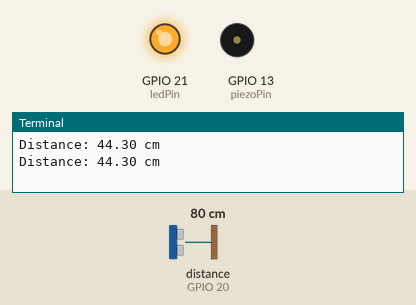
Recording of a program running on a simulated Raspberry Pi (BCM pin numbers). On the bench: output pins drawn as LEDs (lit = HIGH), buzzer (waves = sounding), the last lines printed to the terminal. Dashed ring = blinking. The test bench sets the inputs (shaded band); at power-on: distance to the obstacle (sensor on GPIO 20) 80 cm. The echo pulse lasts 58.3 µs per cm; the clock reads 2024-03-15 10:24:30 at power-on unless the program sets it; pins used as bus, display or sensor lines are not drawn.

Above: at 1.2 s.
1.3 s: distance to the obstacle (sensor on GPIO 20) set to 60 cm
3.4 s: distance to the obstacle (sensor on GPIO 20) set to 52 cm
At 4.9 s:
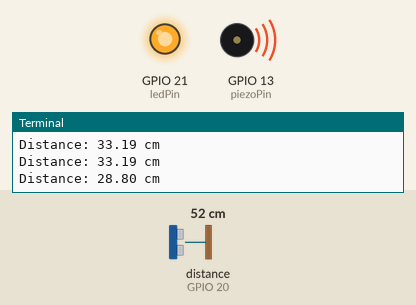
7.7 s: distance to the obstacle (sensor on GPIO 20) set to 11 cm
10.3 s: distance to the obstacle (sensor on GPIO 20) set to 8 cm
At 14.5 s:
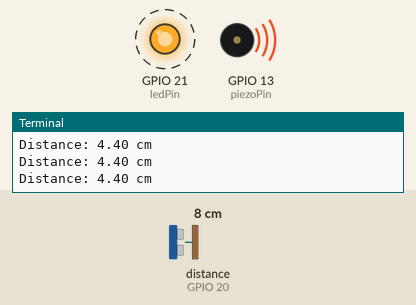
14.6 s: distance to the obstacle (sensor on GPIO 20) set to 18 cm
At 16.5 s:
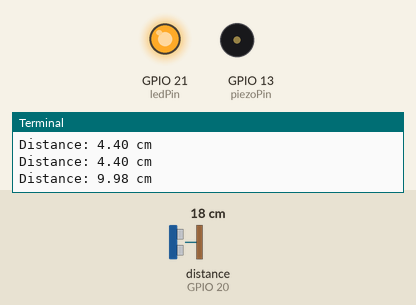
18.9 s: distance to the obstacle (sensor on GPIO 20) set to 2 cm
At 21.1 s:
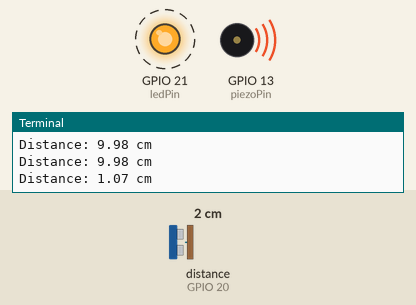
Timing chart, 0 to 24.2 s (numbered marks = the images above; inputs shaded):
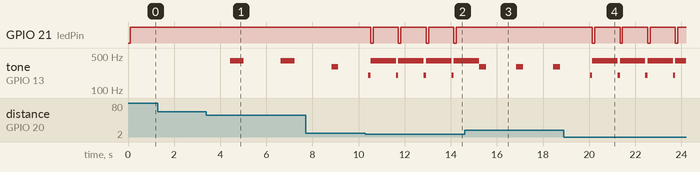

Measured:
- the behaviour switches between 55 and 54 cm on distance to the obstacle (sensor on GPIO 20) (found by bisection; images 0 and 1)
- the behaviour switches between 10 and 9 cm on distance to the obstacle (sensor on GPIO 20) (found by bisection; images 1 and 2)
- after the input at 3.4 s, tone on GPIO 13 (piezoPin): alternates 400 Hz for 0.60 s and silent for 1.6 s, starting after 1.0 s
- after the input at 10.3 s, GPIO 21 (ledPin): alternates HIGH for 1.1 s and LOW for 0.10 s, starting after 0.23 s
- after the input at 14.6 s, GPIO 21 (ledPin): stops changing and stays HIGH; tone on GPIO 13 (piezoPin): alternates 300 Hz for 0.30 s and silent for 1.3 s, starting after 0.64 s
- after the input at 18.9 s, GPIO 21 (ledPin): alternates HIGH for 1.1 s and LOW for 0.10 s, starting after 1.2 s; tone on GPIO 13 (piezoPin): alternates 400 Hz for 1.1 s and 200 Hz for 0.10 s, starting after 1.1 s

The program:

ultra01.py
```python
# date : 2024-06-21
# file : ultra01.py
# desc : Ultra 초음파 센서 코드 피에조 부조랑 연결하여 거리가 가까울수록 소리를 출력

import RPi.GPIO as GPIO  # 10us 동안 high 레벨을 가지고 trigger 출력하기 위해
import time

def measure():
    GPIO.output(trigPin, True)
    time.sleep(0.00001)
    GPIO.output(trigPin, False)

    start = time.time()  # 현재 시간 저장
    while GPIO.input(echoPin) == False:  # echo가 없으면
        start = time.time()  # 현재 시간을 start 변수에 저장
    while GPIO.input(echoPin) == True:  # echo가 있으면
        stop = time.time()  # 현재 시간을 stop 변수에 저장

    elapsed = stop - start  # 걸린 시간을 구하고
    distance = (elapsed * 19000) / 2  # 초음파 속도를 이용해서 거리 계산 (m/s)

    return distance  # 거리 반환

# 핀 설정
trigPin = 16
echoPin = 20
piezoPin = 13
ledPin = 21

GPIO.setmode(GPIO.BCM)
GPIO.setup(trigPin, GPIO.OUT)
GPIO.setup(echoPin, GPIO.IN)
GPIO.setup(piezoPin, GPIO.OUT)
GPIO.setup(ledPin, GPIO.OUT)

Buzz = GPIO.PWM(piezoPin, 440)

try:
	while True:
		distance = measure()
		print("Distance: %.2f cm" % distance)

		if distance <= 5:
				Buzz.start(50)
				Buzz.ChangeFrequency(200)
				time.sleep(0.1)
				GPIO.output(ledPin,False)
				Buzz.ChangeFrequency(400)
				time.sleep(0.1)
		elif distance <=15:
				Buzz.start(50)
				Buzz.ChangeFrequency(300)
				time.sleep(0.3)
				Buzz.stop()
				time.sleep(0.3)
		elif distance <=30:
				Buzz.start(50)
				Buzz.ChangeFrequency(400)
				time.sleep(0.6)
				Buzz.stop()
				time.sleep(0.6)
		else:
				Buzz.stop()
				time.sleep(0.1)
		GPIO.output(ledPin,True)
		time.sleep(1)

except KeyboardInterrupt:
    GPIO.cleanup()
```
